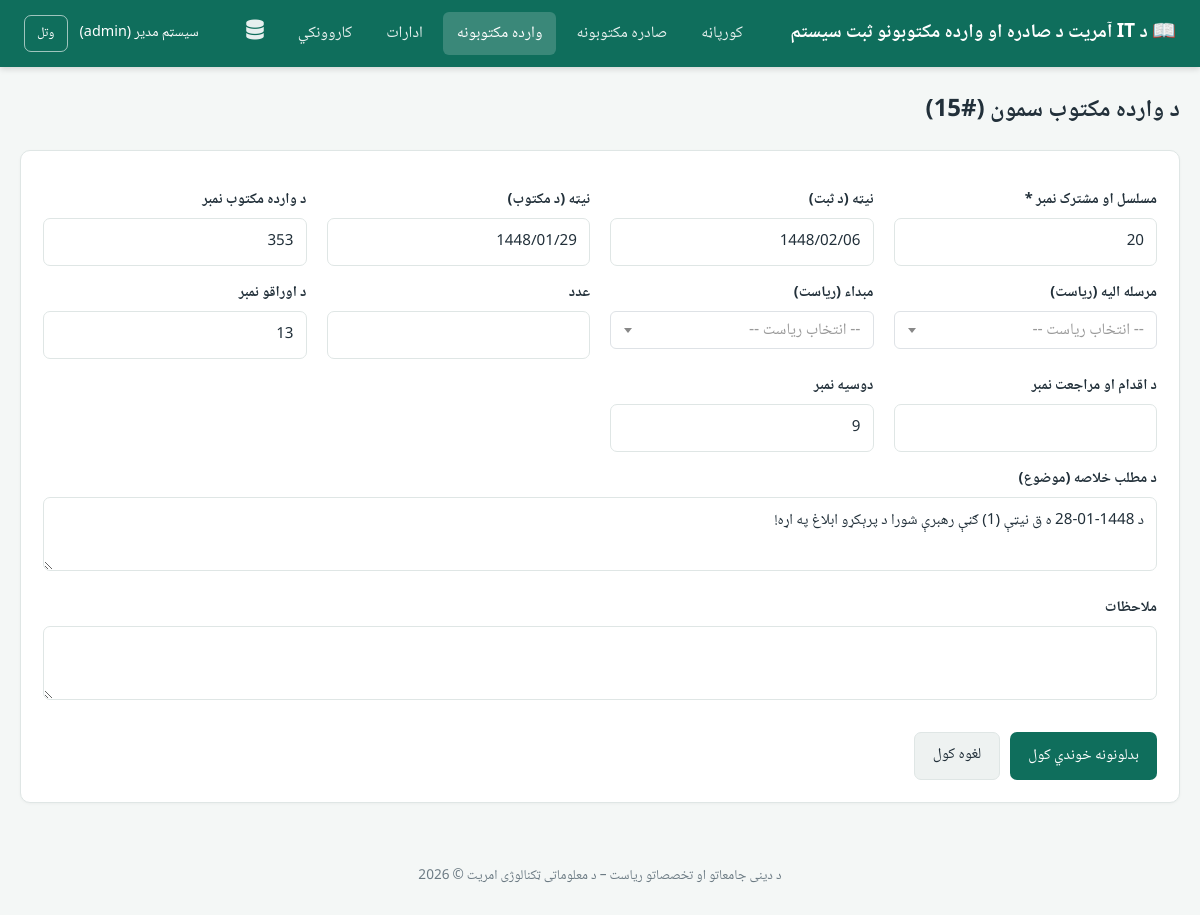
/incoming/edit.php?id=15 (signed in), run on the app's committed database.
### tables this page shows
CREATE TABLE `incoming_letters` (
  `id` int(10) UNSIGNED NOT NULL,
  `serial_no` varchar(50) NOT NULL,
  `incoming_date` varchar(20) DEFAULT NULL,
  `letter_date` varchar(20) DEFAULT NULL,
  `incoming_no` varchar(100) DEFAULT NULL,
  `sent_to_dep_id` int(11) DEFAULT NULL,
  `origin_dep_id` int(11) DEFAULT NULL,
  `subject` text DEFAULT NULL,
  `doc_count` int(11) DEFAULT NULL,
  `pages_no` varchar(50) DEFAULT NULL,
  `action_no` varchar(100) DEFAULT NULL,
  `remarks` text DEFAULT NULL,
  `created_by` int(10) UNSIGNED DEFAULT NULL,
  `created_at` datetime NOT NULL DEFAULT current_timestamp(),
  `updated_at` datetime NOT NULL DEFAULT current_timestamp() ON UPDATE current_timestamp(),
  `dossier_no` varchar(100) DEFAULT NULL
);

### config/db.php (called while the page is built, shortened)
<?php
function db(): PDO
{
    static $pdo = null;
    if ($pdo === null) {
        $dsn = 'mysql:host=' . DB_HOST . ';dbname=' . DB_NAME . ';charset=utf8mb4';
        $options = [
            PDO::ATTR_ERRMODE            => PDO::ERRMODE_EXCEPTION,
            PDO::ATTR_DEFAULT_FETCH_MODE => PDO::FETCH_ASSOC,
            PDO::ATTR_EMULATE_PREPARES   => false,
        ];
        try {
            $pdo = new PDO($dsn, DB_USER, DB_PASS, $options);
        } catch (PDOException $e) {
            error_log('DB connection failed: ' . $e->getMessage());
            http_response_code(500);
            die('د ډیټابیس سره وصلیدل ناکام شول. مهرباني وکړئ وروسته بیا هڅه وکړئ.');
        }
    }
    return $pdo;
}

### config/app.php (called while the page is built, shortened)
<?php
require_once __DIR__ . '/db.php';
function e(?string $value): string
{
    return htmlspecialchars($value ?? '', ENT_QUOTES, 'UTF-8');
}

### incoming/edit.php (the view, shortened to what this page needs)
<?php
require_once __DIR__ . '/../config/app.php';
$id = (int)($_GET['id'] ?? 0);
$stmt = db()->prepare('SELECT * FROM incoming_letters WHERE id = :id');
$stmt->execute(['id' => $id]);
$record = $stmt->fetch();
$defaults = [
    'serial_no' => '', 'incoming_date' => '', 'letter_date' => '', 'incoming_no' => '', 'dossier_no' => '',
    'sent_from' => '', 'origin' => '', 'subject' => '', 'doc_count' => '',
    'pages_no' => '', 'action_no' => '', 'remarks' => '',
    'sent_to_dep_id' => null, 'origin_dep_id' => null,
];
$f = array_merge($defaults, $record);
require __DIR__ . '/../includes/header.php';
?>
<div class="page-header"><h1>د وارده مکتوب سمون (#<?= $id ?>)</h1></div>
<form method="post" class="card">
    <div class="form-grid">
        <div><label>مسلسل او مشترک نمبر *</label><input type="text" name="serial_no" value="<?= e($f['serial_no']) ?>" required></div>
        <div><label>نیټه (د ثبت)</label><input type="text" name="incoming_date" value="<?= e($f['incoming_date']) ?>"></div>
        <div><label>نیټه (د مکتوب)</label><input type="text" name="letter_date" value="<?= e($f['letter_date']) ?>"></div>
        <div><label>د وارده مکتوب نمبر</label><input type="text" name="incoming_no" value="<?= e($f['incoming_no']) ?>"></div>
        <div>
            <label>مرسله الیه (ریاست)</label>
        </div>
        <div>
            <label>مبداء (ریاست)</label>
        </div>
        <div><label>عدد</label><input type="number" name="doc_count" value="<?= e((string)$f['doc_count']) ?>"></div>
        <div><label>د اوراقو نمبر</label><input type="text" name="pages_no" value="<?= e($f['pages_no']) ?>"></div>
        <div><label>د اقدام او مراجعت نمبر</label><input type="text" name="action_no" value="<?= e($f['action_no']) ?>"></div>
        <div><label>دوسیه نمبر</label><input type="text" name="dossier_no" value="<?= e($f['dossier_no']) ?>"></div>
    </div>
    <label>د مطلب خلاصه (موضوع)</label>
    <textarea name="subject"><?= e($f['subject']) ?></textarea>
    <label>ملاحظات</label>
    <textarea name="remarks"><?= e($f['remarks']) ?></textarea>
    <div style="margin-top:22px; display:flex; gap:10px;">
        <button class="btn btn-primary" type="submit">بدلونونه خوندي کول</button>
        <a href="view.php?id=<?= $id ?>" class="btn btn-secondary">لغوه کول</a>
    </div>
</form>
<?php require __DIR__ . '/../includes/footer.php'; ?>

### assets/css/style.css (style rules this page uses)
:root { --primary: #0f6e5c; --primary-dark: #0b5747; --primary-light: #e6f4f1; --accent: #c99a3a; --danger: #c0392b; --danger-light: #fdecea; --success: #1e8449; --success-light: #eafaf1; --warning-light: #fff8e1; --text: #22303a; --muted: #6b7a83; --border: #dfe6e5; --bg: #f4f7f6; --card: #ffffff; --radius: 10px; }
* { box-sizing: border-box; }
body { margin: 0; font-family: 'Noto Naskh Arabic', 'Segoe UI', Tahoma, sans-serif; background: var(--bg); color: var(--text); direction: rtl; font-size: 16px; line-height: 1.7; }
a { color: var(--primary); text-decoration: none; }
.card { background: var(--card); border: 1px solid var(--border); border-radius: var(--radius); padding: 22px; margin-bottom: 20px; box-shadow: 0 1px 3px rgba(0, 0, 0, .04); }
.card label { font-weight: bold; }
.page-header { display: flex; justify-content: space-between; align-items: center; flex-wrap: wrap; gap: 12px; margin-bottom: 18px; }
.page-header h1 { margin: 0; font-size: 1.5rem; }
.btn { display: inline-block; padding: 10px 18px; border-radius: 7px; border: none; cursor: pointer; font-size: .95rem; font-family: inherit; transition: background .15s; }
.btn-primary { background: var(--primary); color: #fff; }
.btn-secondary { background: #eef2f1; color: var(--text); border: 1px solid var(--border); }
label { display: block; margin: 14px 0 6px; font-weight: 600; font-size: .92rem; }
input[type="text"], input[type="password"], input[type="number"], input[type="date"], textarea, select { width: 100%; padding: 10px 12px; border: 1px solid var(--border); border-radius: 7px; font-family: inherit; font-size: .95rem; background: #fff; color: var(--text); }
textarea { resize: vertical; min-height: 70px; }
.form-grid { display: grid; grid-template-columns: repeat(auto-fit, minmax(220px, 1fr)); gap: 0 20px; }

### data on the page
incoming_letters: serial_no "20", incoming_date "1448/02/06", letter_date "1448/01/29", incoming_no "353", pages_no "13", dossier_no "9", subject "د 1448-01-28 ه ق نیټې (1) ګڼې رهبرې شورا د پرېکړو ابلاغ په اړه!"

### other printed values
APP_NAME "د IT آمریت د صادره او وارده مکتوبونو ثبت سیستم"
$currentUser['full_name'] "سیسټم مدیر"
$currentUser['role'] "admin"
$id "15"
